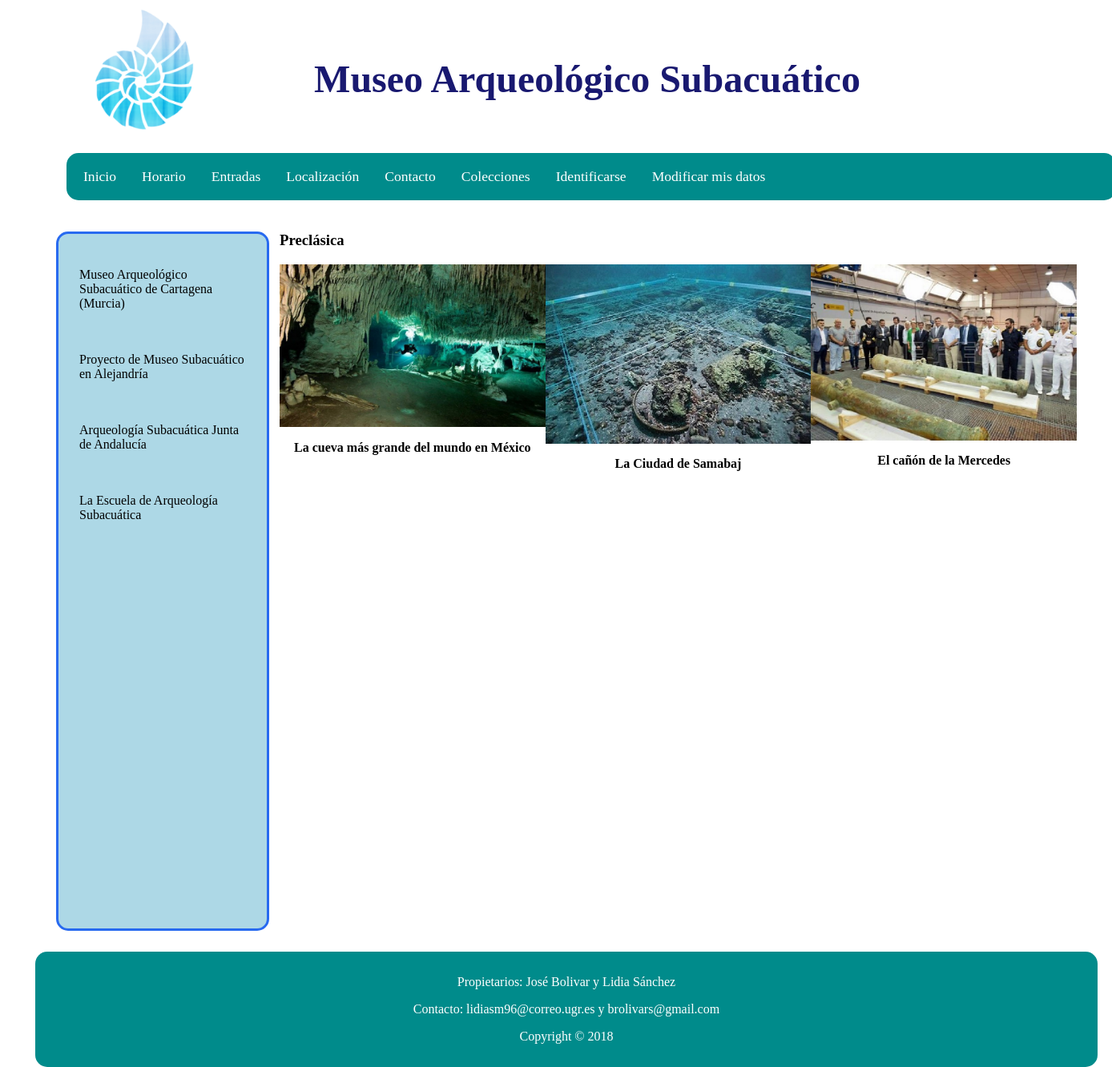
The app's page /PHP/index.php?coleccion=Preclásica (signed in) with its own data.
### tables this page shows
CREATE TABLE `obras` (
  `ID` int(3) NOT NULL,
  `miniatura` text NOT NULL,
  `descripcion` text NOT NULL,
  `Titulo` text NOT NULL,
  `Imagen` text NOT NULL,
  `Fecha_Publicacion` timestamp NULL DEFAULT NULL ON UPDATE CURRENT_TIMESTAMP,
  `Fecha_Modificacion` timestamp NOT NULL DEFAULT '0000-00-00 00:00:00'
);

### PHP/index.php (called while the page is built, shortened)
<?php
    require_once("bd/ConexionBD.php");
    require("controladores/controlador_Colecciones.php");
?>

### PHP/bd/ConexionBD.php (called while the page is built, shortened)
<?php
    class ConexionBD {
        public static function abrirConexion() {
    	    $conexion = new mysqli('localhost', 'sibw1718', 'sibw1718') or exit('No se pudo conectar con el servidor');
    	    mysqli_select_db($conexion,'p4_sibw_bd') or die ( "No se ha podido conectar a la base de datos" );
        	mysqli_set_charset($conexion, 'utf8');
        	return $conexion;
        }
    }
?>

### PHP/modelos/modelo_Obras.php (called while the page is built, shortened)
<?php
class ModeloObras{
	public $conexionBD;
    public function __construct() {
	    $this->conexionBD = ConexionBD::abrirConexion();
    }
    public function getColeccion($id_coleccion) {
        $seleccion = "SELECT obra_asociada FROM colecciones INNER JOIN
            obras ON colecciones.obra_asociada=obras.ID WHERE nombre_coleccion='$id_coleccion'";
        $resultado = mysqli_query ($this->conexionBD, $seleccion);
        $obrasColeccion = array();
        while ( $fila = mysqli_fetch_array ($resultado, MYSQLI_ASSOC) ) {
            $obrasColeccion[] = $fila['obra_asociada'];
        }
        $obrasColeccion_todo = array();
        $numFilas = mysqli_num_rows($resultado);
        $indice = 0;
        while ($indice < $numFilas) {
            $consulta2 = "SELECT * FROM obras WHERE ID='$obrasColeccion[$indice]' ";
            $resultado2 = mysqli_query ($this->conexionBD, $consulta2);
            while ( $fila2 = mysqli_fetch_array ($resultado2, MYSQLI_ASSOC) ) {
                $obrasColeccion_todo[] = $fila2;
            }
            $indice = $indice + 1;
        }
        return $obrasColeccion_todo;
    }
}
?>

### PHP/vistas/coleccion.php (the view)
<html>
	<?php include("cabeceraObra.php"); ?>
	<body>
	    <div id="pagina">
	    	<?php
	    		include("header.php");
            	include("sidebar.php");
			?>
			<h3 id="titulo_coleccion">
				<?php echo $nombreColeccionSeleccionada; ?>
			</h3>
			<div class="bloque_obras_colecciones">
				<?php
					for ($i=0; $i < count($coleccionSeleccionada); $i++){
						echo	"<div class='obras'> ";
						echo	"<a href='?obra=".$coleccionSeleccionada[$i]['ID']."'>" ;
						echo 	"<img src='../Imagenes/" .$coleccionSeleccionada[$i]['Imagen']. "'>";
						echo	"<div class='pie_foto'>" .$coleccionSeleccionada[$i]['Titulo']. "</div>";
						echo	"</a>";
						echo	"</div>";
					}
				?>
			</div>
			<?php include("footer.php");?>
		</div>
	</body>
</html>

### CSS/estilo-obras-portada.css (style rules this page uses)
body { font-size: 100%; padding: 0; margin: 0; }
#pagina { width: 1300px; height: auto; position: relative; margin:0 auto; }
img { width: 100%; height: auto; }
.obras img { width: 100%; height: auto; float: left; margin-bottom: 5%; }
.obras a { text-decoration: none; }
.pie_foto { text-align: center; color: black; font-weight: bold; font-size: 100%; margin-bottom: 10%; width: 100%; }
.bloque_obras_colecciones { display: flex; margin-bottom: 2%; min-width: 60%; }
#titulo_coleccion { margin-right: 150px; margin-left: 50px; }

### CSS/estilo-print.css (style rules this page uses)
body { font-size: 100%; margin-left: 50px; }
img { width: 100%; height: 20%; position: absolute; margin-top: -40%; }
.pie_foto { text-align: center; color: black; font-weight: bold; font-size: 100%; margin-bottom: 10%; margin-top: -10%; width: 100%; position: absolute; }
#titulo_coleccion { margin-right: 150px; margin-left: 50px; }

### records on screen
obras: Imagen (picture), Titulo "La cueva más grande del mundo en México"
obras: Imagen (picture), Titulo "La Ciudad de Samabaj"
obras: Imagen (picture), Titulo "El cañón de la Mercedes"

### other values on screen
$nombresMenus[$i] "Inicio"
$nombresMenus[$i] "Horario"
$nombresMenus[$i] "Entradas"
$nombresMenus[$i] "Localización"
$nombresMenus[$i] "Contacto"
$nombresMenus[$i] "Colecciones"
$nombresMenus[$i] "Identificarse"
$nombresMenus[$i] "Modificar mis datos"
$nombreColeccionSeleccionada "Preclásica"
